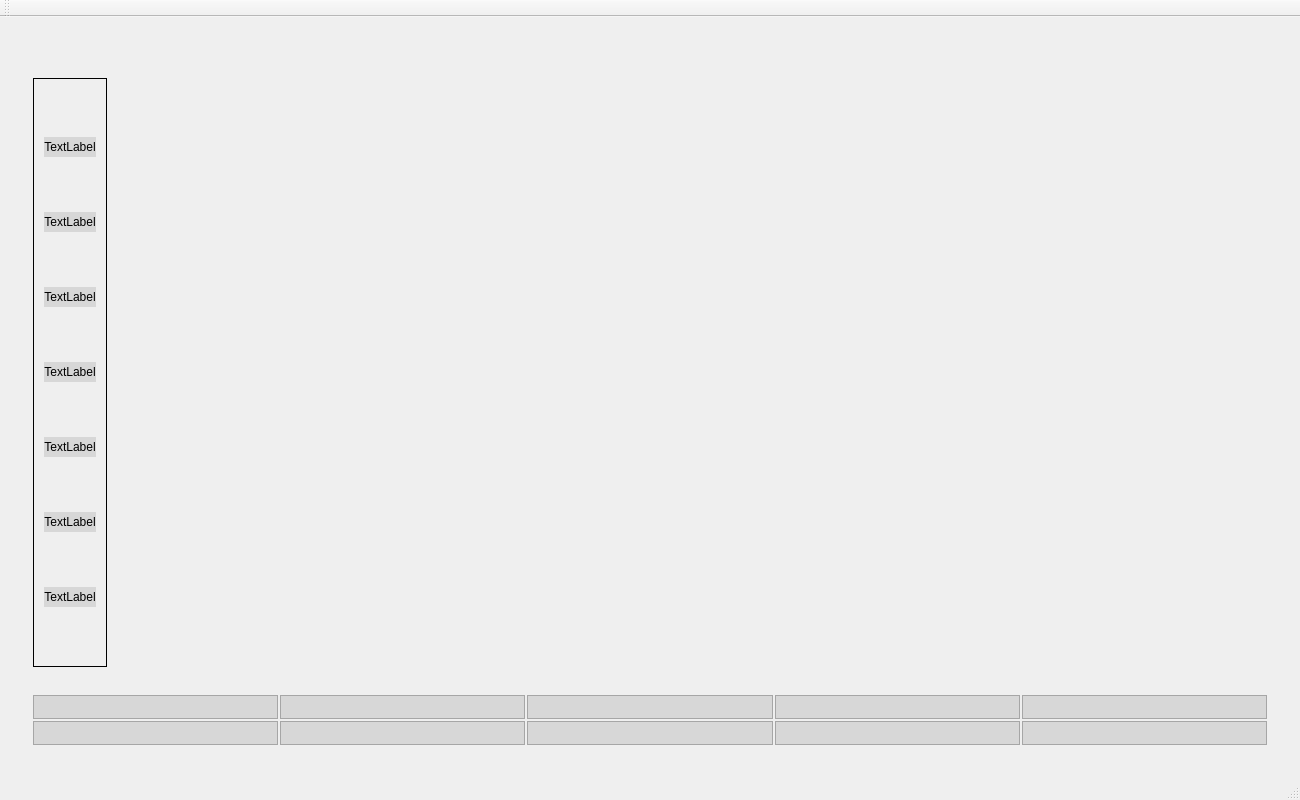
<?xml version="1.0" encoding="UTF-8"?>
<ui version="4.0">
 <class>MainWindow</class>
 <widget class="QMainWindow" name="MainWindow">
  <property name="geometry">
   <rect>
    <x>0</x>
    <y>0</y>
    <width>1300</width>
    <height>800</height>
   </rect>
  </property>
  <property name="windowTitle">
   <string>MainWindow</string>
  </property>
  <widget class="QWidget" name="centralWidget">
   <property name="enabled">
    <bool>true</bool>
   </property>
   <property name="sizePolicy">
    <sizepolicy hsizetype="Expanding" vsizetype="Expanding">
     <horstretch>0</horstretch>
     <verstretch>0</verstretch>
    </sizepolicy>
   </property>
   <property name="baseSize">
    <size>
     <width>500</width>
     <height>500</height>
    </size>
   </property>
   <layout class="QHBoxLayout" name="horizontalLayout_2">
    <item>
     <widget class="QWidget" name="Main_wd" native="true">
      <property name="sizePolicy">
       <sizepolicy hsizetype="Expanding" vsizetype="Expanding">
        <horstretch>0</horstretch>
        <verstretch>0</verstretch>
       </sizepolicy>
      </property>
      <layout class="QVBoxLayout" name="verticalLayout">
       <item>
        <widget class="QWidget" name="widget" native="true">
         <layout class="QHBoxLayout" name="horizontalLayout_13">
          <item>
           <widget class="serverSettingBlk" name="widget_2" native="true">
            <property name="minimumSize">
             <size>
              <width>250</width>
              <height>0</height>
             </size>
            </property>
           </widget>
          </item>
          <item>
           <widget class="viewSettingBlk" name="widget_3" native="true">
            <property name="sizePolicy">
             <sizepolicy hsizetype="Minimum" vsizetype="Preferred">
              <horstretch>0</horstretch>
              <verstretch>0</verstretch>
             </sizepolicy>
            </property>
            <property name="minimumSize">
             <size>
              <width>250</width>
              <height>0</height>
             </size>
            </property>
           </widget>
          </item>
          <item>
           <widget class="playbackSettingBlk" name="widget_4" native="true">
            <property name="sizePolicy">
             <sizepolicy hsizetype="Minimum" vsizetype="Preferred">
              <horstretch>0</horstretch>
              <verstretch>0</verstretch>
             </sizepolicy>
            </property>
            <property name="minimumSize">
             <size>
              <width>250</width>
              <height>0</height>
             </size>
            </property>
           </widget>
          </item>
          <item>
           <widget class="QWidget" name="widget_5" native="true"/>
          </item>
         </layout>
        </widget>
       </item>
       <item>
        <widget class="QWidget" name="mid_wd" native="true">
         <property name="sizePolicy">
          <sizepolicy hsizetype="Expanding" vsizetype="Expanding">
           <horstretch>0</horstretch>
           <verstretch>0</verstretch>
          </sizepolicy>
         </property>
         <layout class="QHBoxLayout" name="horizontalLayout">
          <item>
           <widget class="QWidget" name="view2" native="true">
            <property name="sizePolicy">
             <sizepolicy hsizetype="Minimum" vsizetype="Expanding">
              <horstretch>0</horstretch>
              <verstretch>0</verstretch>
             </sizepolicy>
            </property>
            <property name="minimumSize">
             <size>
              <width>50</width>
              <height>0</height>
             </size>
            </property>
            <property name="styleSheet">
             <string notr="true">QWidget#view2 { border: 0.5px solid black; }</string>
            </property>
            <layout class="QVBoxLayout" name="verticalLayout_2">
             <property name="spacing">
              <number>7</number>
             </property>
             <item>
              <widget class="QLabel" name="label_25">
               <property name="maximumSize">
                <size>
                 <width>16777215</width>
                 <height>20</height>
                </size>
               </property>
               <property name="styleSheet">
                <string notr="true">background-color: rgb(215,215,215);</string>
               </property>
               <property name="text">
                <string>TextLabel</string>
               </property>
               <property name="alignment">
                <set>Qt::AlignCenter</set>
               </property>
              </widget>
             </item>
             <item>
              <widget class="QLabel" name="label_26">
               <property name="maximumSize">
                <size>
                 <width>16777215</width>
                 <height>20</height>
                </size>
               </property>
               <property name="styleSheet">
                <string notr="true">background-color: rgb(215,215,215);</string>
               </property>
               <property name="text">
                <string>TextLabel</string>
               </property>
               <property name="alignment">
                <set>Qt::AlignCenter</set>
               </property>
              </widget>
             </item>
             <item>
              <widget class="QLabel" name="label_27">
               <property name="maximumSize">
                <size>
                 <width>16777215</width>
                 <height>20</height>
                </size>
               </property>
               <property name="styleSheet">
                <string notr="true">background-color: rgb(215,215,215);</string>
               </property>
               <property name="text">
                <string>TextLabel</string>
               </property>
               <property name="alignment">
                <set>Qt::AlignCenter</set>
               </property>
              </widget>
             </item>
             <item>
              <widget class="QLabel" name="label_28">
               <property name="maximumSize">
                <size>
                 <width>16777215</width>
                 <height>20</height>
                </size>
               </property>
               <property name="styleSheet">
                <string notr="true">background-color: rgb(215,215,215);</string>
               </property>
               <property name="text">
                <string>TextLabel</string>
               </property>
               <property name="alignment">
                <set>Qt::AlignCenter</set>
               </property>
              </widget>
             </item>
             <item>
              <widget class="QLabel" name="label_32">
               <property name="maximumSize">
                <size>
                 <width>16777215</width>
                 <height>20</height>
                </size>
               </property>
               <property name="styleSheet">
                <string notr="true">background-color: rgb(215,215,215);
border-color: rgb(0, 0, 0);</string>
               </property>
               <property name="text">
                <string>TextLabel</string>
               </property>
               <property name="alignment">
                <set>Qt::AlignCenter</set>
               </property>
              </widget>
             </item>
             <item>
              <widget class="QLabel" name="label_31">
               <property name="maximumSize">
                <size>
                 <width>16777215</width>
                 <height>20</height>
                </size>
               </property>
               <property name="styleSheet">
                <string notr="true">background-color: rgb(215,215,215);</string>
               </property>
               <property name="text">
                <string>TextLabel</string>
               </property>
               <property name="alignment">
                <set>Qt::AlignCenter</set>
               </property>
              </widget>
             </item>
             <item>
              <widget class="QLabel" name="label_30">
               <property name="maximumSize">
                <size>
                 <width>16777215</width>
                 <height>20</height>
                </size>
               </property>
               <property name="styleSheet">
                <string notr="true">background-color: rgb(215,215,215);</string>
               </property>
               <property name="text">
                <string>TextLabel</string>
               </property>
               <property name="alignment">
                <set>Qt::AlignCenter</set>
               </property>
              </widget>
             </item>
            </layout>
           </widget>
          </item>
          <item>
           <widget class="QWidget" name="sidescan" native="true">
            <property name="sizePolicy">
             <sizepolicy hsizetype="Expanding" vsizetype="Expanding">
              <horstretch>0</horstretch>
              <verstretch>0</verstretch>
             </sizepolicy>
            </property>
            <property name="maximumSize">
             <size>
              <width>16777215</width>
              <height>200</height>
             </size>
            </property>
           </widget>
          </item>
         </layout>
        </widget>
       </item>
       <item>
        <widget class="QWidget" name="Down_wd" native="true">
         <property name="sizePolicy">
          <sizepolicy hsizetype="Expanding" vsizetype="Maximum">
           <horstretch>0</horstretch>
           <verstretch>0</verstretch>
          </sizepolicy>
         </property>
         <property name="minimumSize">
          <size>
           <width>0</width>
           <height>50</height>
          </size>
         </property>
         <layout class="QGridLayout" name="gridLayout">
          <property name="spacing">
           <number>2</number>
          </property>
          <item row="2" column="3">
           <widget class="QFrame" name="frame_8">
            <property name="styleSheet">
             <string notr="true">QFrame{
border-top-color: 5px solid qlineargradient(x1:0, y1:0, x2:1, y2:0, stop:0 rgba(0, 0, 0, 255), stop:1 rgba(255, 255, 255, 255));
border-left-color: 5px solid qlineargradient(x1:0, y1:0, x2:1, y2:0, stop:0 rgba(0, 0, 0, 255), stop:1 rgba(255, 255, 255, 255));
background-color: rgb(215,215,215);
}</string>
            </property>
            <property name="frameShape">
             <enum>QFrame::StyledPanel</enum>
            </property>
            <property name="frameShadow">
             <enum>QFrame::Raised</enum>
            </property>
            <layout class="QHBoxLayout" name="horizontalLayout_11"/>
           </widget>
          </item>
          <item row="2" column="0">
           <widget class="QFrame" name="frame_2">
            <property name="styleSheet">
             <string notr="true">QFrame{
border-top-color: 5px solid qlineargradient(x1:0, y1:0, x2:1, y2:0, stop:0 rgba(0, 0, 0, 255), stop:1 rgba(255, 255, 255, 255));
border-left-color: 5px solid qlineargradient(x1:0, y1:0, x2:1, y2:0, stop:0 rgba(0, 0, 0, 255), stop:1 rgba(255, 255, 255, 255));
background-color: rgb(215,215,215);
}</string>
            </property>
            <property name="frameShape">
             <enum>QFrame::StyledPanel</enum>
            </property>
            <property name="frameShadow">
             <enum>QFrame::Raised</enum>
            </property>
            <layout class="QHBoxLayout" name="horizontalLayout_9"/>
           </widget>
          </item>
          <item row="1" column="2">
           <widget class="QFrame" name="frame_5">
            <property name="styleSheet">
             <string notr="true">QFrame{
border-top-color: 5px solid qlineargradient(x1:0, y1:0, x2:1, y2:0, stop:0 rgba(0, 0, 0, 255), stop:1 rgba(255, 255, 255, 255));
border-left-color: 5px solid qlineargradient(x1:0, y1:0, x2:1, y2:0, stop:0 rgba(0, 0, 0, 255), stop:1 rgba(255, 255, 255, 255));
background-color: rgb(215,215,215);
}</string>
            </property>
            <property name="frameShape">
             <enum>QFrame::StyledPanel</enum>
            </property>
            <property name="frameShadow">
             <enum>QFrame::Raised</enum>
            </property>
            <layout class="QHBoxLayout" name="horizontalLayout_5"/>
           </widget>
          </item>
          <item row="2" column="4">
           <widget class="QFrame" name="frame_10">
            <property name="styleSheet">
             <string notr="true">QFrame{
border-top-color: 5px solid qlineargradient(x1:0, y1:0, x2:1, y2:0, stop:0 rgba(0, 0, 0, 255), stop:1 rgba(255, 255, 255, 255));
border-left-color: 5px solid qlineargradient(x1:0, y1:0, x2:1, y2:0, stop:0 rgba(0, 0, 0, 255), stop:1 rgba(255, 255, 255, 255));
background-color: rgb(215,215,215);
}</string>
            </property>
            <property name="frameShape">
             <enum>QFrame::StyledPanel</enum>
            </property>
            <property name="frameShadow">
             <enum>QFrame::Raised</enum>
            </property>
            <layout class="QHBoxLayout" name="horizontalLayout_10"/>
           </widget>
          </item>
          <item row="1" column="0">
           <widget class="QFrame" name="frame">
            <property name="styleSheet">
             <string notr="true">QFrame{
border-top-color: 5px solid qlineargradient(x1:0, y1:0, x2:1, y2:0, stop:0 rgba(0, 0, 0, 255), stop:1 rgba(255, 255, 255, 255));
border-left-color: 5px solid qlineargradient(x1:0, y1:0, x2:1, y2:0, stop:0 rgba(0, 0, 0, 255), stop:1 rgba(255, 255, 255, 255));
background-color: rgb(215,215,215);
}</string>
            </property>
            <property name="frameShape">
             <enum>QFrame::StyledPanel</enum>
            </property>
            <property name="frameShadow">
             <enum>QFrame::Raised</enum>
            </property>
            <layout class="QHBoxLayout" name="horizontalLayout_3"/>
           </widget>
          </item>
          <item row="1" column="4">
           <widget class="QFrame" name="frame_9">
            <property name="styleSheet">
             <string notr="true">QFrame{
border-top-color: 5px solid qlineargradient(x1:0, y1:0, x2:1, y2:0, stop:0 rgba(0, 0, 0, 255), stop:1 rgba(255, 255, 255, 255));
border-left-color: 5px solid qlineargradient(x1:0, y1:0, x2:1, y2:0, stop:0 rgba(0, 0, 0, 255), stop:1 rgba(255, 255, 255, 255));
background-color: rgb(215,215,215);
}</string>
            </property>
            <property name="frameShape">
             <enum>QFrame::StyledPanel</enum>
            </property>
            <property name="frameShadow">
             <enum>QFrame::Raised</enum>
            </property>
            <layout class="QHBoxLayout" name="horizontalLayout_7"/>
           </widget>
          </item>
          <item row="2" column="2">
           <widget class="QFrame" name="frame_6">
            <property name="styleSheet">
             <string notr="true">QFrame{
border-top-color: 5px solid qlineargradient(x1:0, y1:0, x2:1, y2:0, stop:0 rgba(0, 0, 0, 255), stop:1 rgba(255, 255, 255, 255));
border-left-color: 5px solid qlineargradient(x1:0, y1:0, x2:1, y2:0, stop:0 rgba(0, 0, 0, 255), stop:1 rgba(255, 255, 255, 255));
background-color: rgb(215,215,215);
}</string>
            </property>
            <property name="frameShape">
             <enum>QFrame::StyledPanel</enum>
            </property>
            <property name="frameShadow">
             <enum>QFrame::Raised</enum>
            </property>
            <layout class="QHBoxLayout" name="horizontalLayout_12"/>
           </widget>
          </item>
          <item row="2" column="1">
           <widget class="QFrame" name="frame_4">
            <property name="styleSheet">
             <string notr="true">QFrame{
border-top-color: 5px solid qlineargradient(x1:0, y1:0, x2:1, y2:0, stop:0 rgba(0, 0, 0, 255), stop:1 rgba(255, 255, 255, 255));
border-left-color: 5px solid qlineargradient(x1:0, y1:0, x2:1, y2:0, stop:0 rgba(0, 0, 0, 255), stop:1 rgba(255, 255, 255, 255));
background-color: rgb(215,215,215);
}</string>
            </property>
            <property name="frameShape">
             <enum>QFrame::StyledPanel</enum>
            </property>
            <property name="frameShadow">
             <enum>QFrame::Raised</enum>
            </property>
            <layout class="QHBoxLayout" name="horizontalLayout_8"/>
           </widget>
          </item>
          <item row="1" column="3">
           <widget class="QFrame" name="frame_7">
            <property name="styleSheet">
             <string notr="true">QFrame{
border-top-color: 5px solid qlineargradient(x1:0, y1:0, x2:1, y2:0, stop:0 rgba(0, 0, 0, 255), stop:1 rgba(255, 255, 255, 255));
border-left-color: 5px solid qlineargradient(x1:0, y1:0, x2:1, y2:0, stop:0 rgba(0, 0, 0, 255), stop:1 rgba(255, 255, 255, 255));
background-color: rgb(215,215,215);
}</string>
            </property>
            <property name="frameShape">
             <enum>QFrame::StyledPanel</enum>
            </property>
            <property name="frameShadow">
             <enum>QFrame::Raised</enum>
            </property>
            <layout class="QHBoxLayout" name="horizontalLayout_6"/>
           </widget>
          </item>
          <item row="1" column="1">
           <widget class="QFrame" name="frame_3">
            <property name="styleSheet">
             <string notr="true">QFrame{
border-top-color: 5px solid qlineargradient(x1:0, y1:0, x2:1, y2:0, stop:0 rgba(0, 0, 0, 255), stop:1 rgba(255, 255, 255, 255));
border-left-color: 5px solid qlineargradient(x1:0, y1:0, x2:1, y2:0, stop:0 rgba(0, 0, 0, 255), stop:1 rgba(255, 255, 255, 255));
background-color: rgb(215,215,215);
}</string>
            </property>
            <property name="frameShape">
             <enum>QFrame::StyledPanel</enum>
            </property>
            <property name="frameShadow">
             <enum>QFrame::Raised</enum>
            </property>
            <property name="lineWidth">
             <number>1</number>
            </property>
            <layout class="QHBoxLayout" name="horizontalLayout_4"/>
           </widget>
          </item>
         </layout>
        </widget>
       </item>
      </layout>
     </widget>
    </item>
   </layout>
  </widget>
  <widget class="QMenuBar" name="menuBar">
   <property name="geometry">
    <rect>
     <x>0</x>
     <y>0</y>
     <width>1300</width>
     <height>43</height>
    </rect>
   </property>
  </widget>
  <widget class="QToolBar" name="mainToolBar">
   <attribute name="toolBarArea">
    <enum>TopToolBarArea</enum>
   </attribute>
   <attribute name="toolBarBreak">
    <bool>false</bool>
   </attribute>
  </widget>
  <widget class="QStatusBar" name="statusBar"/>
 </widget>
 <layoutdefault spacing="6" margin="11"/>
 <customwidgets>
  <customwidget>
   <class>serverSettingBlk</class>
   <extends>QWidget</extends>
   <header>serversettingblk.h</header>
   <container>1</container>
  </customwidget>
  <customwidget>
   <class>viewSettingBlk</class>
   <extends>QWidget</extends>
   <header>viewsettingblk.h</header>
   <container>1</container>
  </customwidget>
  <customwidget>
   <class>playbackSettingBlk</class>
   <extends>QWidget</extends>
   <header location="global">playbacksettingblk.h</header>
   <container>1</container>
  </customwidget>
 </customwidgets>
 <resources/>
 <connections/>
</ui>
